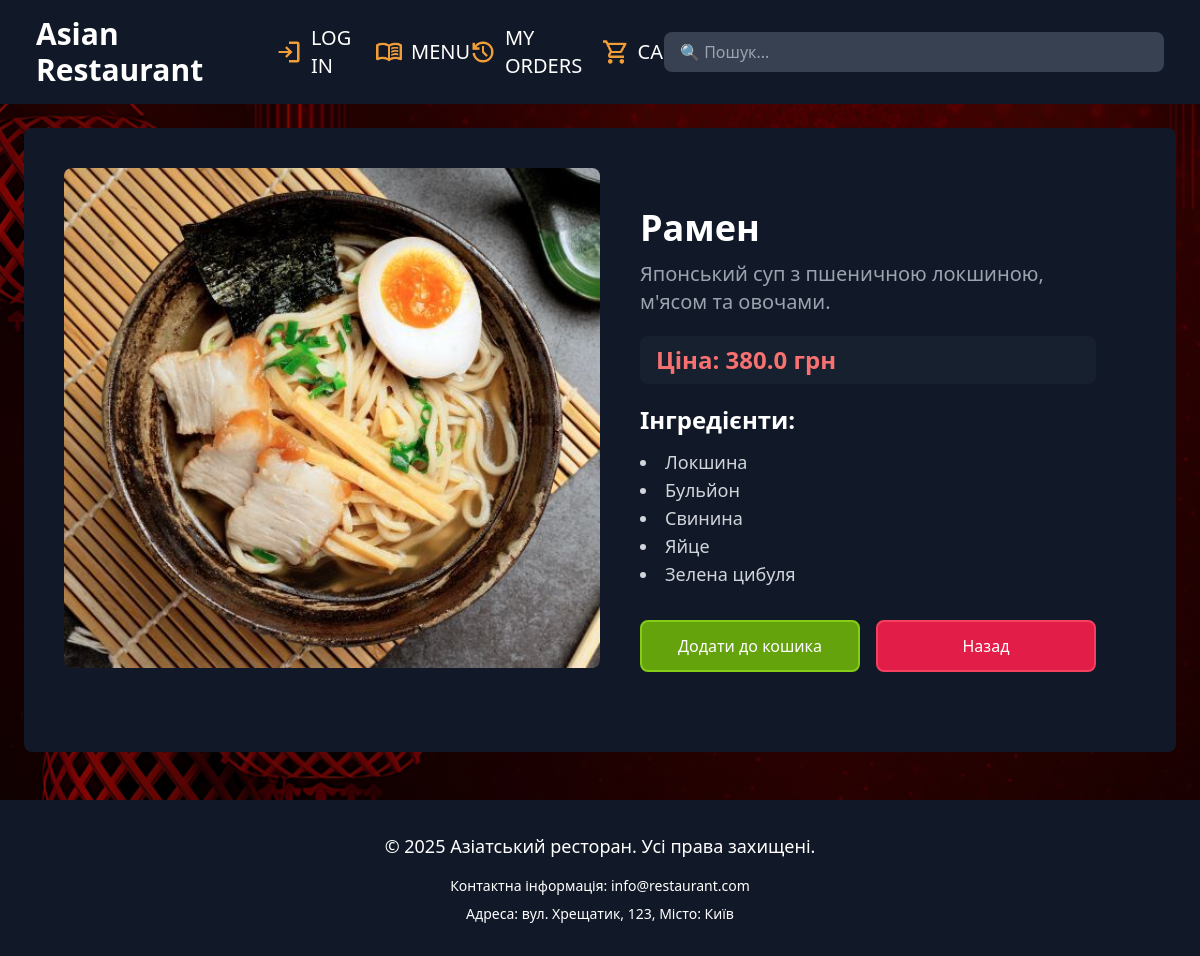
Page /menu/dish/1/ on the committed database.
### tables this page shows
CREATE TABLE dishes (
    id INTEGER PRIMARY KEY,
    name TEXT NOT NULL,
    image TEXT NOT NULL,
    description TEXT NOT NULL,
    price REAL NOT NULL,
    ingredients TEXT NOT NULL
);

### app.py (the view)
@app.route("/menu/dish/<int:dish_id>/")
def dish_detail(dish_id):
    conn = get_db_connection()
    dish_item = conn.execute('SELECT * FROM dishes WHERE id = ?', (dish_id,)).fetchone()
    conn.close()
    if not dish_item:
        return "Страву не знайдено", 404
    return render_template("dish.html", dish=dish_item)

### app.py (called while the page is built)
def get_db_connection():
    conn = sqlite3.connect('database.db')
    conn.row_factory = sqlite3.Row
    return conn

### templates/dish.html (shortened to what this page needs)
{% extends 'base.html' %}
{% block content %}
<div class="max-w-6xl mx-auto bg-gray-900 rounded-lg overflow-hidden flex flex-col md:flex-row items-start p-10 mt-12">
    <div class="w-full md:w-1/2 flex justify-center mb-8 md:mb-0">
        <div class="w-full h-[500px]">
            <img src="{{ dish.image }}" class="w-full h-full object-cover rounded-lg">
        </div>
    </div>
    <div class="p-4 md:p-10 flex-1 flex flex-col">
        <h1 class="text-4xl font-bold">{{ dish.name }}</h1>
        <p class="text-gray-400 mt-3 text-xl">{{ dish.description }}</p>
        <div class="mt-5 inline-block px-4 py-2 bg-gray-800/50 rounded-lg">
          <p class="text-2xl font-bold text-red-400">Ціна: {{ dish.price }} грн</p>
        </div>
        <h3 class="text-2xl font-semibold mt-5">Інгредієнти:</h3>
        <ul class="list-disc list-inside text-gray-300 mt-3 text-lg">
            {% for ingredient in dish.ingredients.split(', ') %}
            <li> {{ ingredient }}</li>
            {% endfor %}
        </ul>
        <div class="mt-8 flex gap-4 w-full">
            <a href="#" class="bg-lime-600 text-white px-6 py-3 rounded-lg transition duration-300 hover:opacity-80 flex-1 text-center border-2 border-lime-500">
                Додати до кошика
            </a>
            <a href="javascript:window.history.back()"
               class="bg-rose-600 text-white px-6 py-3 rounded-lg transition duration-300 hover:opacity-80 flex-1 text-center border-2 border-rose-500">
                Назад
            </a>
        </div>
    </div>
</div>
{% endblock %}

### templates/base.html (style rules this page uses)
body { background-image: url('/static/images/background2.png'); background-attachment: fixed; background-size: cover; }

### rows in the picture
dishes: image (picture), name "Рамен", description "Японський суп з пшеничною локшиною, м'ясом та овочами.", price "380.0"

### other values in the picture
{{ ingredient }} "Локшина" "Бульйон" "Свинина" "Яйце" "Зелена цибуля"
